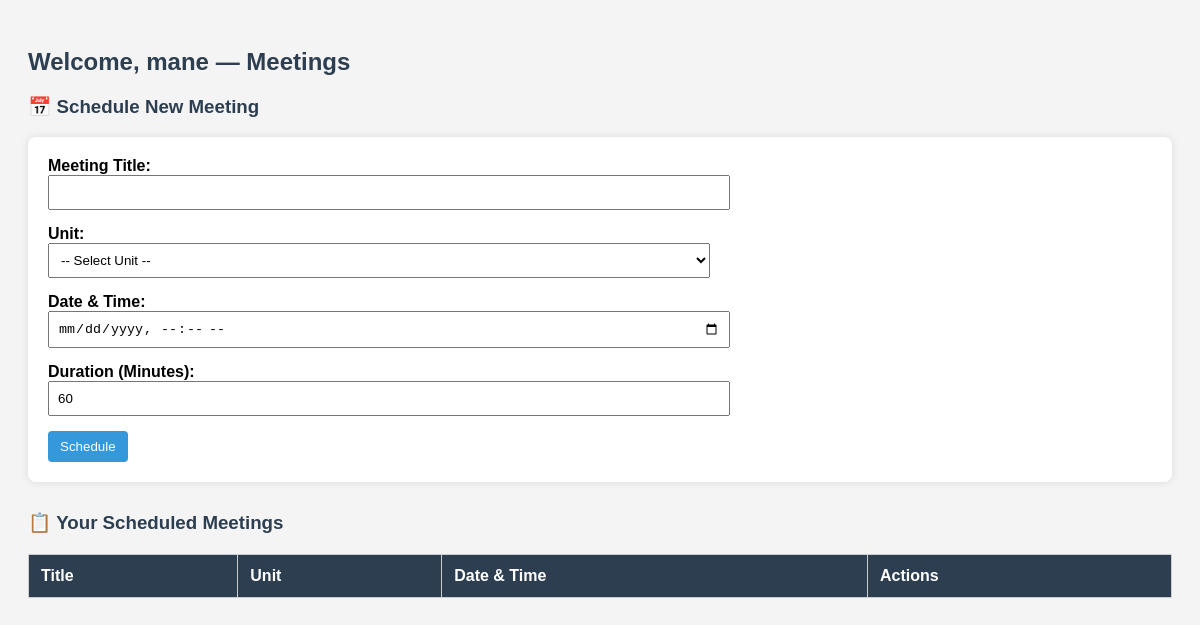
/lecturer/meetings.php (signed in), run on an earlier commit of the app's database.
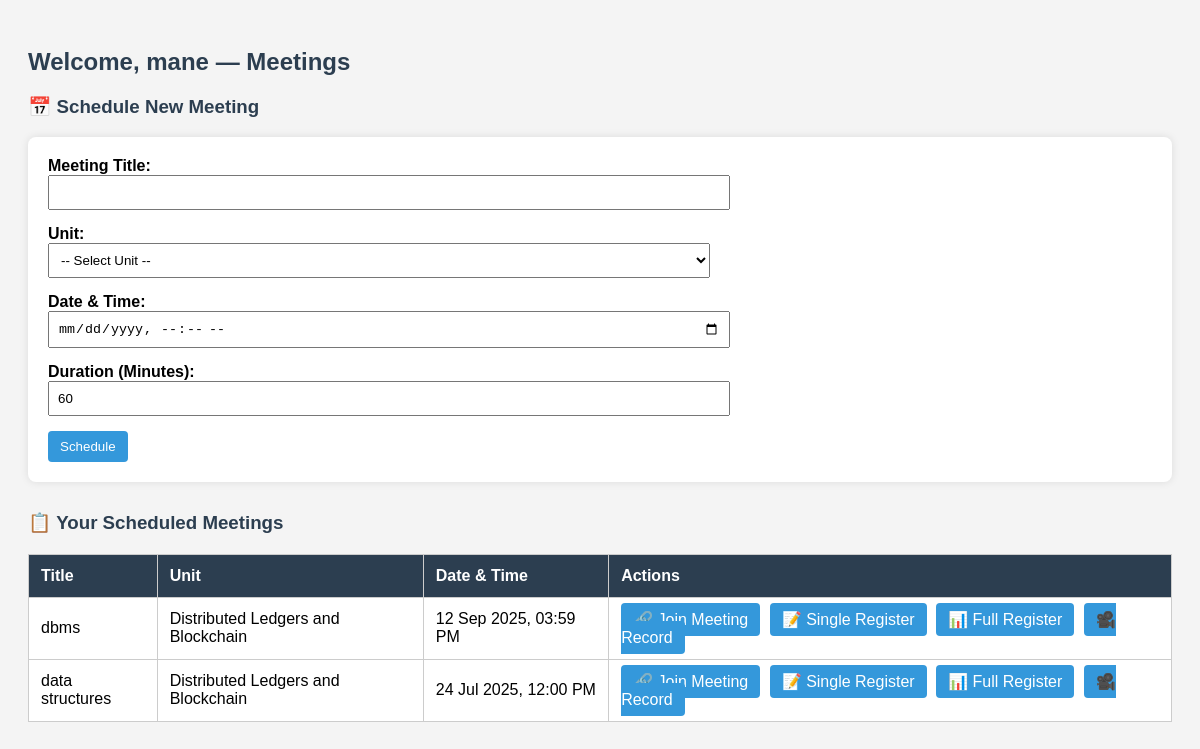
And on a later commit of the database.
### tables this page shows
CREATE TABLE `meetings` (
  `id` int NOT NULL,
  `lecturer_id` int NOT NULL,
  `unit_id` int NOT NULL,
  `title` varchar(255) NOT NULL,
  `meeting_link` varchar(255) NOT NULL,
  `scheduled_time` datetime NOT NULL,
  `duration` int NOT NULL,
  `created_at` timestamp NOT NULL DEFAULT CURRENT_TIMESTAMP
);

CREATE TABLE `units` (
  `id` int NOT NULL,
  `name` varchar(100) DEFAULT NULL,
  `code` varchar(50) DEFAULT NULL,
  `course_id` int DEFAULT NULL,
  `year` int DEFAULT NULL,
  `semester` int NOT NULL
);

### lecturer/meetings.php (the view, shortened to what this page needs)
<?php
require_once '../config/db.php';
$lecturer_id = $_SESSION['user_id'];
$lecturer_name = $_SESSION['user_name'];
$meetingQuery = $conn->prepare("
    SELECT m.id, m.unit_id, m.title, m.scheduled_time, m.duration, m.meeting_link, u.name AS unit_name
    FROM meetings m
    JOIN units u ON m.unit_id = u.id
    WHERE m.lecturer_id = ?
    ORDER BY m.scheduled_time DESC
");
$meetingQuery->bind_param("i", $lecturer_id);
$meetingQuery->execute();
$meetingResult = $meetingQuery->get_result();
?>
<!DOCTYPE html>
<html>
<head>
</head>
<body>
<h2>Welcome, <?= htmlspecialchars($lecturer_name) ?> — Meetings</h2>
<h3>📅 Schedule New Meeting</h3>
<form method="POST" action="../actions.php">
    <label>Meeting Title:</label><br>
    <input type="text" name="title" required><br>
    <label>Unit:</label><br>
    <select name="unit_id" required>
        <option value="">-- Select Unit --</option>
    </select><br>
    <label>Date & Time:</label><br>
    <input type="datetime-local" name="scheduled_time" required><br>
    <label>Duration (Minutes):</label><br>
    <input type="number" name="duration" min="5" max="300" value="60" required><br>
    <button type="submit" class="btn">Schedule</button>
</form>
    <h3>📋 Your Scheduled Meetings</h3>
<table>
    <tr>
        <th>Title</th>
        <th>Unit</th>
        <th>Date & Time</th>
        <th>Actions</th>
    </tr>
    <?php while ($meeting = $meetingResult->fetch_assoc()): ?>
    <tr>
        <td><?= htmlspecialchars($meeting['title']) ?></td>
        <td><?= htmlspecialchars($meeting['unit_name']) ?></td>
        <td><?= date('d M Y, h:i A', strtotime($meeting['scheduled_time'])) ?></td>
        <td>
            <a class="btn" href="meeting_ide.php?meeting_id=<?= $meeting['id'] ?>">🔗 Join Meeting</a>
            <a class="btn" href="../actions.php?action=download_register&type=single&meeting_id=<?= $meeting['id'] ?>">📝 Single Register</a>
            <a class="btn" href="../actions.php?action=download_register&type=full&unit_id=<?= $meeting['unit_id'] ?>">📊 Full Register</a>
            <a class="btn" href="#">🎥 Record</a>
        </td>
    </tr>
    <?php endwhile; ?>
</table>
</body>
</html>

What changed in the data, as far as the page shows it:
added meetings: title "dbms", unit.name "Distributed Ledgers and Blockchain", scheduled_time "12 Sep 2025, 03:59 PM"
added meetings: title "data structures", unit.name "Distributed Ledgers and Blockchain", scheduled_time "24 Jul 2025, 12:00 PM"
